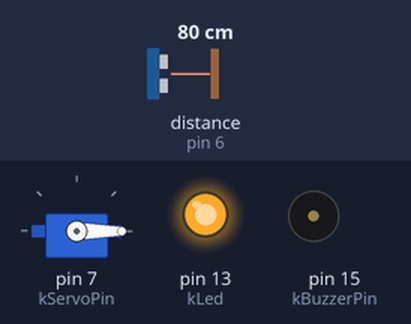
This sketch was run on a simulated Arduino Nano, built with avr-gcc and run on an emulated ATmega328P. On the bench: servo, output pins drawn as LEDs (lit = HIGH), buzzer (waves = sounding). Wiring (inferred from the names in the program): ultrasonic range finder: trigger pin 5; echo pin 6. The inputs (shaded band) are chosen by the test bench; at power-on: distance to the obstacle (sensor on pin 6) 80 cm. The echo pulse lasts 58.3 µs per cm; pins used as bus, display or sensor lines are not drawn.

Above: at 1.5 s.
1.6 s: distance to the obstacle (sensor on pin 6) set to 23 cm
3.1 s: distance to the obstacle (sensor on pin 6) set to 19 cm
At 3.61 s:
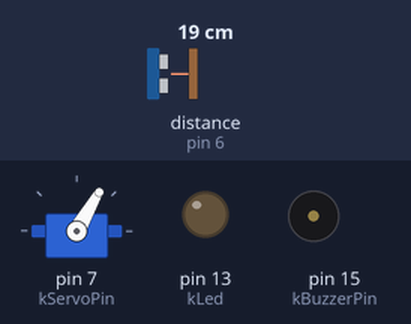
At 4.6 s:
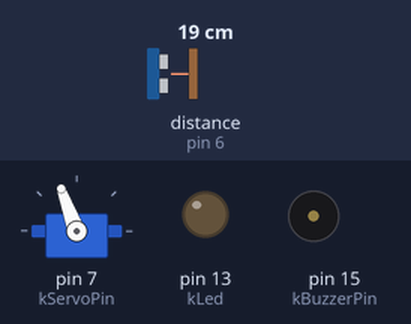
6.1 s: distance to the obstacle (sensor on pin 6) set to 35 cm
9.1 s: distance to the obstacle (sensor on pin 6) set to 2 cm
At 9.41 s:
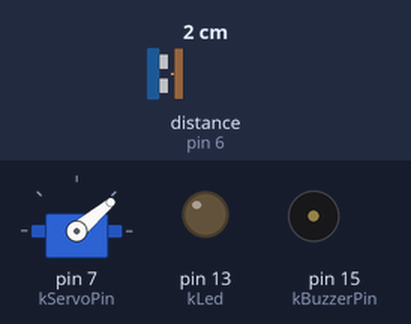
Timing chart, 0 to 13.1 s (numbered marks = the images above; inputs shaded):
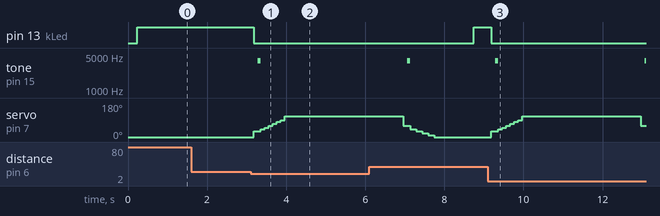

The sketch:

SmartTrashbin.ino
```cpp
/*
 * Ardunio NANO Mega128模块，参考选用：https://github.com/MCUdude/MegaCore
 * 使用了 SG90伺服马达 和 HC-SR04超声波感应器 两个器件
 * Mega128 模块设置External 8Mhz。
 */
#include <Servo.h>   //servo library
Servo servo;
int kPowerPin = 4;     //定义模块关机控制引脚
int kTrigPin = 5;      //定义超声波控制引脚
int kEchoPin = 6;
int kServoPin = 7;     //定义伺服马达控制引脚
int kLed= 13;          //定义红色LED控制引脚
int kBuzzerPin = 15;   //定义嗡鸣器控制引脚
long duration, dist, average;
long aver[8];   //array for average
uint32_t  shutdownmillis = 0;


void setup() {
    pinMode(kTrigPin, OUTPUT);
    pinMode(kEchoPin, INPUT);
    pinMode(kBuzzerPin, OUTPUT);
    pinMode(kLed, OUTPUT);
    pinMode(kPowerPin, OUTPUT);
    digitalWrite(kPowerPin,HIGH);   //关机控制引脚拉高，给模块供电
    delay(30);
    Serial.begin(38400);
    servo.attach(kServoPin);  //设置伺服马达的初始位置。桶盖关闭。
    servo.write(0);          //close cap on power on
    delay(200);
    servo.detach();
    digitalWrite(kLed,HIGH);  //开启红色LED指示灯
    shutdownmillis = millis(); //启动定时关机，毫秒计数器
    delay(100);
}


void loop() {
  for (int i=0;i<=8;i++) {   //average distance
    measure();               // 循环8次测量超声波数据。
    aver[i]=dist;
    delay(10);              //delay between measurements
  }
  dist=(aver[0]+aver[1]+aver[2]+aver[3]+aver[4]+aver[5]+aver[6]+aver[7]) >> 3; // 计算8次超声波测距的距离和。并计算平均值。

if ( dist < 20 ) {               // 如果超声波距离小于20厘米，就执行桶开盖。
//Change distance as per your need
 digitalWrite(kLed,LOW);        // 开桶盖，关闭LED指示灯
 servo.attach(kServoPin);      // 调整伺服马达的角度，以开启桶盖。
 delay(1);
 servo.write(30);
 delay(100);
 buzzer();                    // 嗡鸣响声一次
 servo.write(40);
 delay(100);
 servo.write(50);
 delay(100);
 servo.write(60);
 delay(100);
 servo.write(70);
 delay(100);
 servo.write(80);
 delay(100);
 servo.write(90);     //  伺服马达 调整到90度  桶盖开启
  delay(100);
 servo.write(110);
 delay(3000);         //  开启桶盖，延时3秒

 servo.write(60);     //  延时3秒后，开始关闭桶盖
 delay(100);
 buzzer();            // 嗡鸣响声一次
 servo.write(40);
 delay(150);
 servo.write(30);
 delay(150);
 servo.write(20);
 delay(150);
 servo.write(10);
 delay(150);
 servo.write(0);     //  伺服马达 调整到0度  桶盖关闭
 delay(1000);        //  关闭桶盖，延时1秒
 servo.detach();
 digitalWrite(kLed,HIGH);  //桶盖关闭后，开启LED指示灯
 shutdownmillis = millis();   //重新获取新的定时关机毫秒数据
}

if((millis() - shutdownmillis) / 1000 >= 60){   // 如果定时计数器超过60秒，就执行关机。以达到节省锂电池的电
//   Serial.print("dist =");
//   Serial.println(dist + 200);
   digitalWrite(kPowerPin,LOW);          //关机控制引脚拉低，整个模块无供电 需要重新按开关按键
   delay(500);
}

}

void measure() {     //超声波测距函数方程
digitalWrite(kTrigPin, LOW);
delayMicroseconds(5);
digitalWrite(kTrigPin, HIGH);
delayMicroseconds(15);
digitalWrite(kTrigPin, LOW);
pinMode(kEchoPin, INPUT);
duration = pulseIn(kEchoPin, HIGH);
dist = (duration/2) / 29.1;    //obtain distance
}

void buzzer(){      //嗡鸣响声函数方程
         tone(kBuzzerPin, 3980);
          delay(80);
           noTone(kBuzzerPin);
    }
```

Measured:
- the behaviour switches between 21 and 20 cm on distance to the obstacle (sensor on pin 6) (found by bisection; images 0 and 1)
- after the input at 1.6 s, every drawn part: stays the same
- after the input at 3.1 s, pin 13 (kLed): HIGH → LOW after 0.08 s; tone on pin 15 (kBuzzerPin): silent → 3980 Hz after 0.18 s, → silent 0.08 s later; servo on pin 7 (kServoPin): moves from 0° to 110° over 0.78 s, starting after 0.08 s
- after the input at 9.1 s, pin 13 (kLed): HIGH → LOW after 0.08 s; tone on pin 15 (kBuzzerPin): silent → 3980 Hz after 0.19 s, → silent 0.08 s later, → 3980 Hz 3.7 s later; servo on pin 7 (kServoPin): rises from 0° to 110° in 0.78 s, then falls to 60° in 3.0 s
